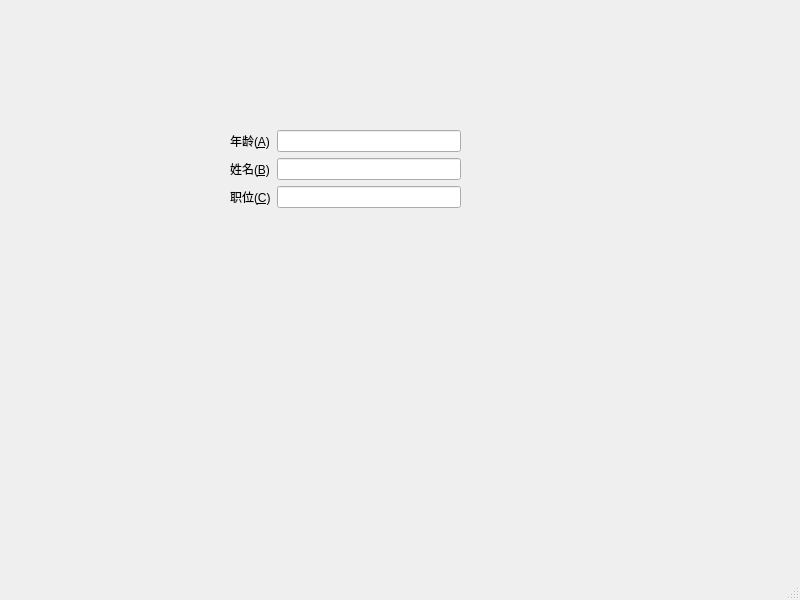
<?xml version="1.0" encoding="UTF-8"?>
<ui version="4.0">
 <class>MainWindow</class>
 <widget class="QMainWindow" name="MainWindow">
  <property name="geometry">
   <rect>
    <x>0</x>
    <y>0</y>
    <width>800</width>
    <height>600</height>
   </rect>
  </property>
  <property name="windowTitle">
   <string>MainWindow</string>
  </property>
  <widget class="QWidget" name="centralwidget">
   <widget class="QWidget" name="formLayoutWidget">
    <property name="geometry">
     <rect>
      <x>230</x>
      <y>130</y>
      <width>231</width>
      <height>141</height>
     </rect>
    </property>
    <layout class="QFormLayout" name="formLayout">
     <item row="0" column="0">
      <widget class="QLabel" name="label">
       <property name="text">
        <string>年龄(&amp;A)</string>
       </property>
       <property name="buddy">
        <cstring>lineEdit</cstring>
       </property>
      </widget>
     </item>
     <item row="0" column="1">
      <widget class="QLineEdit" name="lineEdit"/>
     </item>
     <item row="1" column="0">
      <widget class="QLabel" name="label_2">
       <property name="text">
        <string>姓名(&amp;B)</string>
       </property>
       <property name="buddy">
        <cstring>lineEdit_2</cstring>
       </property>
      </widget>
     </item>
     <item row="1" column="1">
      <widget class="QLineEdit" name="lineEdit_2"/>
     </item>
     <item row="2" column="0">
      <widget class="QLabel" name="label_3">
       <property name="text">
        <string>职位(&amp;C)</string>
       </property>
       <property name="buddy">
        <cstring>lineEdit_3</cstring>
       </property>
      </widget>
     </item>
     <item row="2" column="1">
      <widget class="QLineEdit" name="lineEdit_3"/>
     </item>
    </layout>
   </widget>
  </widget>
  <widget class="QMenuBar" name="menubar">
   <property name="geometry">
    <rect>
     <x>0</x>
     <y>0</y>
     <width>800</width>
     <height>26</height>
    </rect>
   </property>
  </widget>
  <widget class="QStatusBar" name="statusbar"/>
 </widget>
 <resources/>
 <connections/>
</ui>
